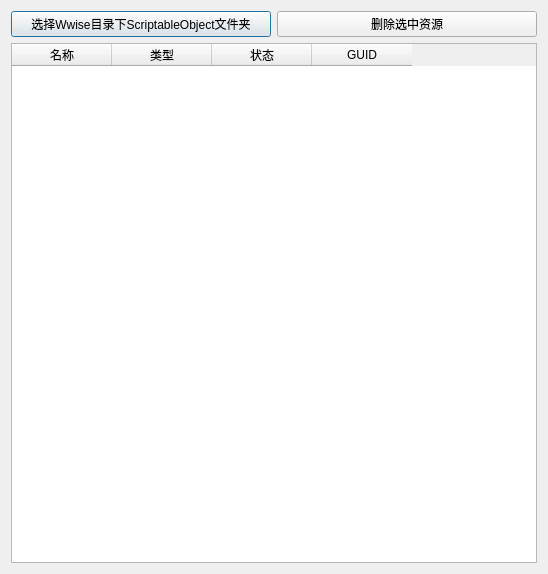
<?xml version="1.0" encoding="UTF-8"?>
<ui version="4.0">
 <class>UnityAssetManager</class>
 <widget class="QDialog" name="UnityAssetManager">
  <property name="geometry">
   <rect>
    <x>0</x>
    <y>0</y>
    <width>548</width>
    <height>574</height>
   </rect>
  </property>
  <property name="windowTitle">
   <string> Unity Wwise Asset管理</string>
  </property>
  <layout class="QVBoxLayout" name="verticalLayout">
   <item>
    <layout class="QHBoxLayout" name="horizontalLayout">
     <item>
      <widget class="QPushButton" name="btnSelectAssetFolder">
       <property name="text">
        <string>选择Wwise目录下ScriptableObject文件夹</string>
       </property>
      </widget>
     </item>
     <item>
      <widget class="QPushButton" name="btnDeleteSelected">
       <property name="text">
        <string>删除选中资源</string>
       </property>
      </widget>
     </item>
    </layout>
   </item>
   <item>
    <widget class="QTableWidget" name="tblFileList">
     <property name="dragEnabled">
      <bool>true</bool>
     </property>
     <property name="dragDropMode">
      <enum>QAbstractItemView::DragDrop</enum>
     </property>
     <property name="sortingEnabled">
      <bool>true</bool>
     </property>
     <column>
      <property name="text">
       <string>名称</string>
      </property>
     </column>
     <column>
      <property name="text">
       <string>类型</string>
      </property>
     </column>
     <column>
      <property name="text">
       <string>状态</string>
      </property>
     </column>
     <column>
      <property name="text">
       <string>GUID</string>
      </property>
     </column>
    </widget>
   </item>
  </layout>
 </widget>
 <resources/>
 <connections/>
</ui>
